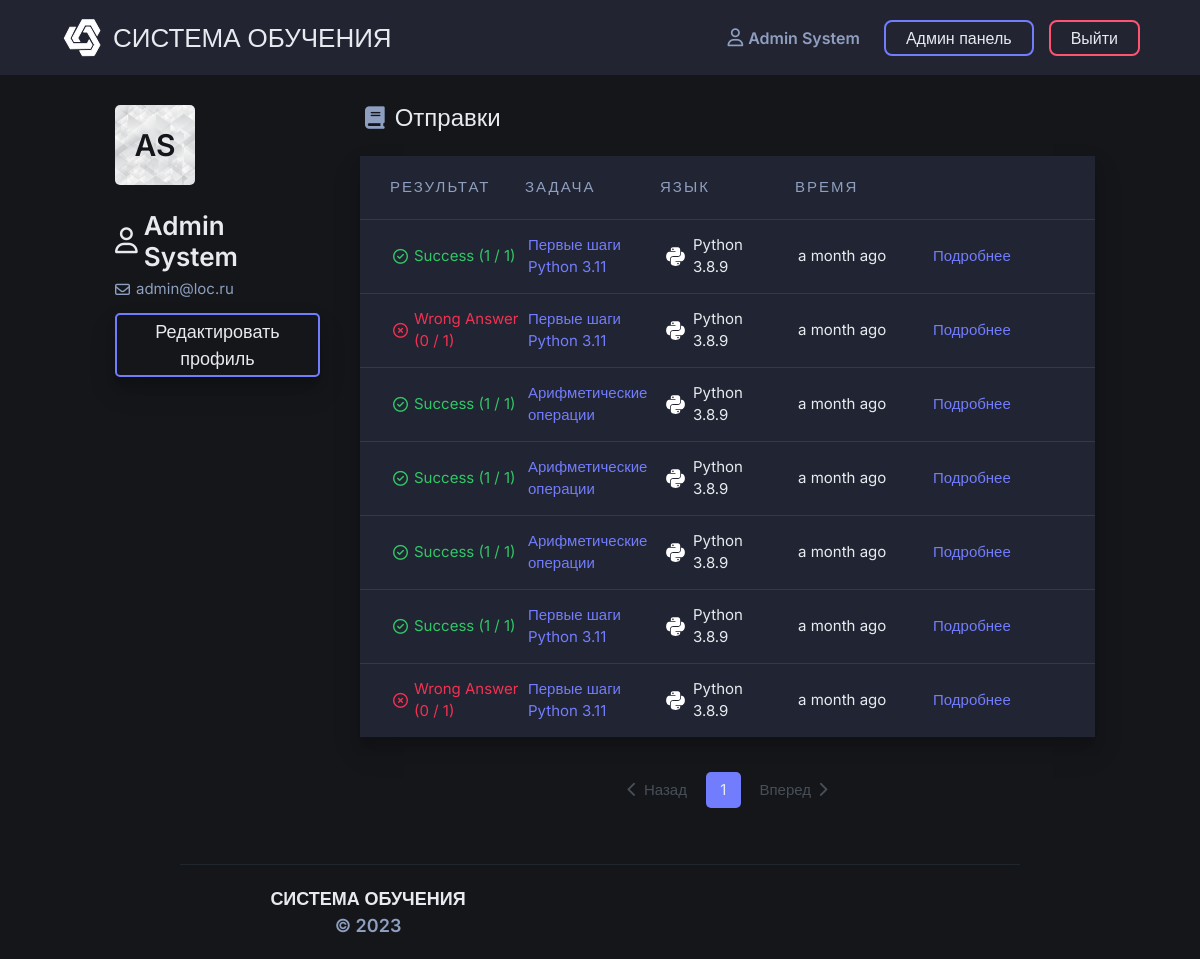
Screenshot of /profile (signed in) with the database file from the repository.
### app/models.py (models this page shows, shortened)
class BaseModel(db.Model):
    __abstract__ = True

class User(BaseModel, UserMixin):  # lgtm [py/missing-equals]
    __tablename__ = "users"
    id = sqlalchemy.Column(sqlalchemy.Integer, primary_key=True, autoincrement=True)
    name = sqlalchemy.Column(sqlalchemy.String, nullable=False)
    surname = sqlalchemy.Column(sqlalchemy.String, nullable=False)
    email = sqlalchemy.Column(sqlalchemy.String, index=True, unique=True)
    verified = sqlalchemy.Column(sqlalchemy.Boolean, default=False)
    role_id = sqlalchemy.Column(sqlalchemy.Integer, sqlalchemy.ForeignKey("roles.id"))
    role = relationship('Role', lazy='joined', uselist=False)
    grade_id = sqlalchemy.Column(sqlalchemy.Integer, sqlalchemy.ForeignKey("grades.id"))
    grade = relationship('Grade')
    grade_letter = sqlalchemy.Column(sqlalchemy.String)
    hashed_password = sqlalchemy.Column(sqlalchemy.String)
    registration_date = sqlalchemy.Column(sqlalchemy.DateTime, default=datetime.datetime.utcnow)
    submissions = db.relationship(
        'Submission',
        secondary=user_submission,
        backref=db.backref('users', lazy='joined'),
        lazy='dynamic',
        order_by="desc(Submission.submission_date)",
        cascade='all,delete'
    )
    reports = db.relationship(
        'Report',
        backref=db.backref('user', lazy='joined'),
        lazy='dynamic',
        cascade='all,delete'
    )
    @hybrid_property
    def is_admin(self) -> bool:
        if self.role.name == 'admin':
            return True
        return False

class Submission(BaseModel):
    __tablename__ = "submissions"
    id = sqlalchemy.Column(sqlalchemy.Integer, primary_key=True, autoincrement=True)
    task_id = sqlalchemy.Column(sqlalchemy.Integer, sqlalchemy.ForeignKey("tasks.id"))
    language = sqlalchemy.Column(sqlalchemy.String)
    passed_tests = sqlalchemy.Column(sqlalchemy.Integer)
    source_code = sqlalchemy.Column(sqlalchemy.Text)
    submission_date = sqlalchemy.Column(sqlalchemy.DateTime, default=datetime.datetime.utcnow)
    test_results = relationship('TestResult', backref="submission", lazy='subquery', cascade='all,delete')
    def get_result(self) -> dict:
        failed_tests = [result for result in self.test_results if not result.success]
        if any(failed_tests):
            failed_test = failed_tests[0]
            return {'success': False, 'message': failed_test.message}
        return {'success': True, 'message': 'Success'}

class Task(BaseModel):
    __tablename__ = "tasks"
    id = sqlalchemy.Column(sqlalchemy.Integer, primary_key=True, autoincrement=True)
    topic_id = sqlalchemy.Column(sqlalchemy.Integer, sqlalchemy.ForeignKey("topics.id"))
    name = sqlalchemy.Column(sqlalchemy.String)
    translit_name = sqlalchemy.Column(sqlalchemy.String)
    text = sqlalchemy.Column(sqlalchemy.Text)
    example = relationship('Example', uselist=False, backref='task', cascade='all,delete')
    tests = relationship('Test', backref='task', lazy='subquery', cascade='all,delete')
    submissions = db.relationship(
        'Submission',
        backref=db.backref('task', lazy='joined'),
        lazy='dynamic',
        cascade='all,delete'
    )
    reports = relationship('Report', backref='task', cascade='all,delete')
    @hybrid_method
    def url(self, tab: t.Optional[str] = None):
        return url_for(
            'problems.task_page',
            grade_number=self.topic.grade.number,
            topic_translit_name=self.topic.translit_name,
            task_translit_name=self.translit_name,
            tab=tab
        )

class TestResult(BaseModel):
    __tablename__ = "test_result"
    id = sqlalchemy.Column(sqlalchemy.Integer, primary_key=True, autoincrement=True)
    test_id = sqlalchemy.Column(sqlalchemy.Integer, sqlalchemy.ForeignKey("tests.id"))
    test = relationship('Test')
    submission_id = sqlalchemy.Column(sqlalchemy.Integer, sqlalchemy.ForeignKey("submissions.id"))
    success = sqlalchemy.Column(sqlalchemy.Boolean)
    message = sqlalchemy.Column(sqlalchemy.String)
    user_output = sqlalchemy.Column(sqlalchemy.String)

### app/routes.py (the view, shortened to what this page needs)
@app.route('/profile', defaults={'user_id': None}, methods=['GET', 'POST'])
@app.route('/user/<int:user_id>', methods=['GET', 'POST'])
@register_breadcrumb(app, '.user', '', dynamic_list_constructor=bc.view_user_dlc)
@login_required
def profile_page(user_id):
    if user_id is not None:
        user: User = db.session.query(User).get_or_404(user_id)
        if user.id == current_user.id:
            return redirect(url_for('profile_page', user_id=None))
        elif not current_user.is_admin:
            abort(403)
    else:
        user: User = current_user
    form = EditProfileForm(obj=user)
    init_grades_select(form)
    page = request.args.get('table_page', type=int, default=1)
    table_data = {
        'submissions': user.submissions.paginate(per_page=app.config['RECORDS_PER_PAGE'], page=page, error_out=False),
        'show_task': True,
    }
    context = {
        'user': user,
        'form': form,
    }
    return render_template('profile.html', title=f'{user.surname} {user.name}', **table_data, **context)

### app/templates/profile.html (shortened to what this page needs)
{% extends "base.html" %}
{% block css %}
    <link rel="stylesheet" href="{{ url_for('auth.static', filename='css/form.css') }}">
    <link rel="stylesheet" href="{{ url_for('static', filename='css/profile.css') }}">
    <link rel="stylesheet" href="{{ url_for('static', filename='css/table.css') }}">
    <link rel="stylesheet" href="{{ url_for('static', filename='css/submissions_table.css') }}">
    <link rel="stylesheet" href="{{ url_for('static', filename='css/switch_button.css') }}">
{% endblock %}
{% block content %}
    <div class="container-fluid">
        <div class="row">
            <div class="col-lg-3 col-12">
                <div class="user__info">
                    <div class="avatar__block">
                        <img src="{{ url_for('static', filename='images/default_avatar.jpg') }}" alt="avatar"
                             class="avatar__image">
                        <p class="avatar__text">{{ user.name[0] }}{{ user.surname[0] }}</p>
                    </div>
                    <div class="name__block user__info__block">
                        <i class="fa fa-2x fa-user-o" aria-hidden="true"></i>
                        <h1 class="name__text">{{ user.name }} {{ user.surname }}</h1>
                    </div>
                    <div class="email__block user__info__block">
                        <i class="fa fa-envelope-o" aria-hidden="true"></i>
                        <p class="email__text">{{ user.email }}</p>
                    </div>
                    <button data-toggle="modal" data-target="#editProfileModal" class="bordered_button profile_button"
                            id="edit_profile__button">
                        Редактировать профиль
                    </button>
                </div>
            </div>
            <div class="col-lg-9 col-12">
                <div class="user__submissions">
                    <div class="profile__title text_with_icon">
                        <i class="fa fa-2x fa-book profile__title__icon" aria-hidden="true"></i>
                        <p class="profile__title__text">Отправки</p>
                    </div>
                    {% include 'responses/submissions_table.html' %}
                </div>
            </div>
        </div>
    </div>
{% endblock %}

### app/templates/base.html (shortened to what this page needs)
<!DOCTYPE html>
<html lang="{{ LANGUAGE }}">
<head>
    <link rel="stylesheet" href="https://stackpath.bootstrapcdn.com/bootstrap/4.4.1/css/bootstrap.min.css"
>
    <link rel="stylesheet" href="{{ url_for('static', filename='css/base.css') }}">
    {% block css %}{% endblock %}
</head>
<body>
<header class="header" id="header">
    <div class="container-fluid">
        <div class="row header-row">
            <div class="header__left_side">
                <a href="{{ url_for('home_page') }}" class="logo">
                    <img src="{{ url_for('static', filename='images/svg/logo.svg') }}" alt="logo" class="img">
                    <h2 class="name">СИСТЕМА ОБУЧЕНИЯ</h2>
                </a>
            </div>
            <div class="header__right_side">
                <div id="header__nav" class="header__nav">
                    <nav class="navigation">
                        {% if current_user.is_authenticated %}
                            <a href="{{ url_for('profile_page') }}"
                               id="profile" class="header__nav_item header__nav_button">
                                <i class="fa fa-user-o" aria-hidden="true"></i>
                                {{ current_user.name }} {{ current_user.surname }}
                            </a>
                            {% if current_user.is_admin %}
                                <a href="{{ url_for('admin.home_page') }}" id="admin_panel"
                                   class="header__nav_item header__nav_button">
                                    Админ панель
                                </a>
                            {% endif %}
                            <button id="logout" class="header__nav_item header__nav_button">
                                Выйти
                            </button>
                        {% else %}
                            <a href="{{ url_for('auth.login_page') }}" id="login"
                               class="header__nav_item header__nav_button">Войти</a>
                            <a href="{{ url_for('auth.signup_page') }}" id="signup"
                               class="header__nav_item header__nav_button">Регистрация</a>
                        {% endif %}
                    </nav>
                </div>
            </div>
        </div>
    </div>
</header>
<main role="main" class="main">
    {% block content %}
    {% endblock %}
</main>
<div class="footer__wrapper">
    <footer class="footer" id="footer">
        <div class="container-fluid">
            <div class="row footer__body">
                <div class="col-md-4 footer__name">
                    СИСТЕМА ОБУЧЕНИЯ <span>&copy; 2023</span>
                </div>
            </div>
        </div>
    </footer>
</div>
</body>
</html>

### app/templates/responses/submissions_table.html (shortened to what this page needs)
{% import 'macros/all_macros.html' as macros %}
<div class="table__main">
    {% if submissions.items %}
        <div class="table__wrapper">
            <div class="table box-shadow">
                <div class="table_header__wrapper">
                    <div class="table_header">
                        <div class="table_header_column result">
                            <p>РЕЗУЛЬТАТ</p>
                        </div>
                        {% if show_task %}
                            <div class="table_header_column task">
                                <p>ЗАДАЧА</p>
                            </div>
                        {% endif %}
                        <div class="table_header_column language">
                            <p>ЯЗЫК</p>
                        </div>
                        <div class="table_header_column time">
                            <p>ВРЕМЯ</p>
                        </div>
                        <div class="table_header_column view_result"></div>
                    </div>
                </div>
                <div class="table_body">
                    {% for submission in submissions.items %}
                        <div class="table_row__wrapper">
                            <div class="table_row">
                                <div class="table_row_column result">
                                    {{ macros.render_submission_result(submission, show_passed_tests=True) }}
                                </div>
                                {% if show_task %}
                                    <div class="table_row_column task">
                                        {% set task = submission.task %}
                                        <a href="{{ task.url() }}" class="default_link">
                                            {{ task.name }}
                                        </a>
                                    </div>
                                {% endif %}
                                <div class="table_row_column language">
                                    {% set language = languages.get_language(submission.language)['language'] %}
                                    <img src="{{ language.icon_url }}" alt="Language icon" class="language__icon">
                                    <p class="language__name">{{ language.fullname }}</p>
                                </div>
                                <div class="table_row_column time">
                                    {{ moment(submission.submission_date).fromNow(refresh=True) }}
                                </div>
                                <div class="table_row_column view_result">
                                    <a class="view_result__link default_link" target="_blank"
                                       href="{{ url_for('submission_page', submission_id=submission.id) }}">
                                        Подробнее
                                    </a>
                                </div>
                            </div>
                        </div>
                    {% endfor %}
                </div>
            </div>
        </div>
        <ul class="pagination">
            {% if submissions.has_prev %}
                <li class="page-item">
                    <a class="page-link text_with_icon"
                       href="{{ url_for(
                       request.endpoint,
                       table_page=submissions.prev_num,
                       **request.view_args
                       ) }}">
                        <i class="fa fa-chevron-left pagination-prev-arrow" aria-hidden="true"></i><span>Назад</span>
                    </a>
                </li>
            {% else %}
                <li class="page-item disabled">
                <span class="page-link text_with_icon">
                    <i class="fa fa-chevron-left pagination-prev-arrow" aria-hidden="true"></i><span>Назад</span>
                </span>
            {% endif %}
            </li>
            {% for page in submissions.iter_pages(left_edge=3, right_edge=3) %}
                {% if page %}
                    {% if submissions.page == page %}
                        <li class="page-item">
                            <p class="page-link active">{{ page }}</p>
                        </li>
                    {% endif %}
                {% else %}
                    <li class="page-item disabled" id="example_ellipsis"><a href="#" class="page-link">…</a></li>
                {% endif %}
            {% endfor %}
            {% if submissions.has_next %}
                <li class="page-item">
                    <a class="page-link text_with_icon"
                       href="{{ url_for(
                       request.endpoint,
                       table_page=submissions.next_num,
                       **request.view_args
                       ) }}">
                        <span>Вперед</span><i class="fa fa-chevron-right pagination-next-arrow" aria-hidden="true"></i>
                    </a>
                </li>
            {% else %}
                <li class="page-item disabled">
                <span class="page-link text_with_icon">
                    <span>Вперед</span><i class="fa fa-chevron-right pagination-next-arrow" aria-hidden="true"></i>
                </span>
            {% endif %}
        </ul>
    {% else %}
        <div class="table__wrapper">
            {% include 'responses/empty_response.html' %}
        </div>
    {% endif %}
</div>

### app/templates/macros/all_macros.html (shortened to what this page needs)
{% macro render_submission_result(submission, show_passed_tests=False) %}
    {% set result = submission.get_result() %}
    {% if result['success'] %}
        {% set result_status = 'success' %}
    {% else %}
        {% set result_status = 'fail' %}
    {% endif %}
    <div class="submission_result {{ result_status }}">
        {% if result['success'] %}
            <i class="submission_result__icon far fa-check-circle"></i>
        {% else %}
            <i class="submission_result__icon far fa-times-circle"></i>
        {% endif %}
        <p class="submission_result__message">
            {{ result['message'] }}
            {% if show_passed_tests %}
                {% set number_of_tests = submission.task.tests|length %}
                <span>({{ submission.passed_tests }} / {{ number_of_tests }})</span>
            {% endif %}
        </p>
    </div>
{% endmacro %}

### rows the page displays
User: name "Admin", surname "System", name "A", surname "S", email "admin@loc.ru"
Submission: message "Success", passed_tests "1", number_of_tests "1", fullname "Python 3.8.9", submission_date "a month ago"
Task: name "Первые шаги Python 3.11"
Submission: passed_tests "0", task "1", fullname "Python 3.8.9", submission_date "a month ago"
TestResult: message "Wrong Answer"
Submission: message "Success", passed_tests "1", fullname "Python 3.8.9", submission_date "a month ago"
Task: name "Арифметические операции"
Submission: message "Success", passed_tests "1", fullname "Python 3.8.9", submission_date "a month ago"
Submission: message "Success", passed_tests "1", fullname "Python 3.8.9", submission_date "a month ago"
Submission: message "Success", passed_tests "1", number_of_tests "1", fullname "Python 3.8.9", submission_date "a month ago"
Submission: passed_tests "0", number_of_tests "1", fullname "Python 3.8.9", submission_date "a month ago"
TestResult: message "Wrong Answer"

### other values shown
{{ page }} "1"
